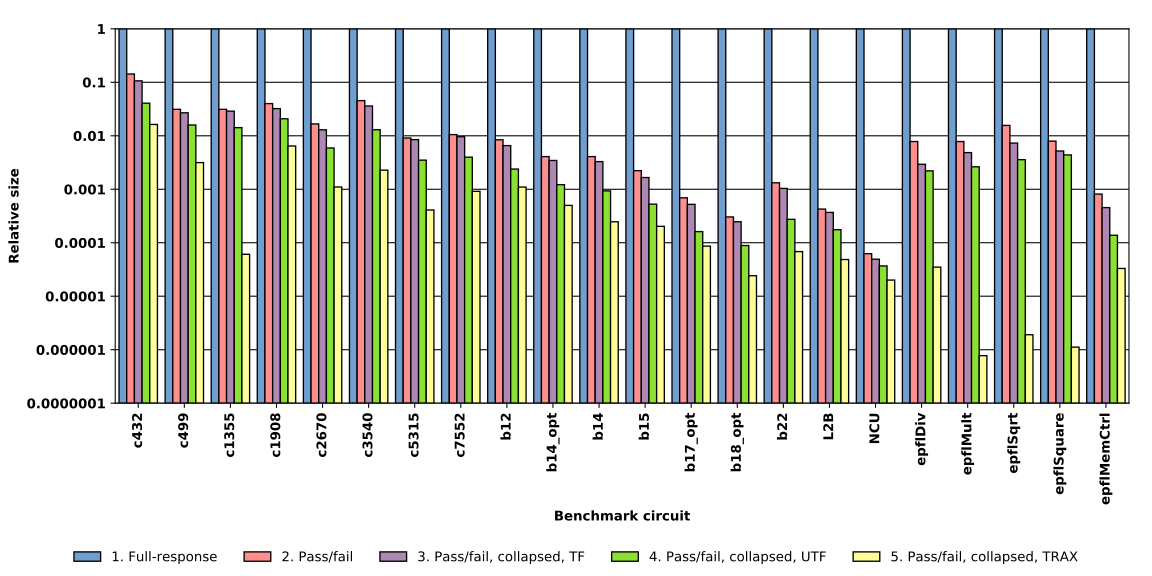

The Python source for this figure:
#!/usr/bin/env python

import numpy as np
import matplotlib
import matplotlib.pyplot as plt
import matplotlib.patches
import subprocess

# copy-paste data from spreadsheet
data = """
c432    1.000000000 0.142857143 0.106238698 0.040687161 0.016274864
c499    1.000000000 0.031250000 0.026864035 0.015899123 0.003152412
c1355   1.000000000 0.031250000 0.028878891 0.014196255 0.000060798
c1908   1.000000000 0.040000000 0.032249135 0.020761246 0.006435986
c2670   1.000000000 0.016666667 0.012925852 0.005911824 0.001102204
c3540   1.000000000 0.045454545 0.035986265 0.012953016 0.002277827
c5315   1.000000000 0.009090909 0.008474719 0.003502997 0.000409386
c7552   1.000000000 0.010526316 0.009606929 0.003970686 0.000913677
b12 1.000000000 0.008403361 0.006551773 0.002385700 0.001099380
b14_opt 1.000000000 0.004081633 0.003456831 0.001219452 0.000499231
b14 1.000000000 0.004081633 0.003287831 0.000934007 0.000246352
b15 1.000000000 0.002227171 0.001655805 0.000527446 0.000202434
b17_opt 1.000000000 0.000692521 0.000522533 0.000161452 0.000086318
b18_opt 1.000000000 0.000303767 0.000247291 0.000088780 0.000024158
b22 1.000000000 0.001321004 0.001038543 0.000274056 0.000068370
L2B 1.000000000 0.000425894 0.000369164 0.000175679 0.000048559
NCU 1.000000000 0.000062422 0.000049256 0.000036828 0.000020028
epflDiv 1.000000000 0.007812500 0.002936137 0.002204044 0.000034948
epflMult    1.000000000 0.007812500 0.004847543 0.002629355 0.000000773
epflSqrt    1.000000000 0.015625000 0.007311679 0.003572941 0.000001904
epflSquare  1.000000000 0.007936508 0.005191311 0.004380263 0.000001118
epflMemCtrl 1.000000000 0.000813008 0.000453632 0.000138034 0.000033052
"""

names = []
full_resp = []
pass_fail = []
pass_fail_tf = []
pass_fail_trax_nh = []
pass_fail_trax = []
log_fix_multiplier = 10000000
for line in data.strip().split("\n"):
    items = line.split()
    names.append(items[0])
    full_resp.append(log_fix_multiplier * float(items[1]))
    pass_fail.append(log_fix_multiplier * float(items[2]))
    pass_fail_tf.append(log_fix_multiplier * float(items[3]))
    pass_fail_trax_nh.append(log_fix_multiplier * float(items[4]))
    pass_fail_trax.append(log_fix_multiplier * float(items[5]))
N = len(names)
print "N: %d" % N

# weird log scaling to stop freaking out the set_yscale("log")
full_resp = np.log(full_resp) / np.log(log_fix_multiplier)
pass_fail = np.log(pass_fail) / np.log(log_fix_multiplier)
pass_fail_tf = np.log(pass_fail_tf) / np.log(log_fix_multiplier)
pass_fail_trax_nh = np.log(pass_fail_trax_nh) / np.log(log_fix_multiplier)
pass_fail_trax = np.log(pass_fail_trax) / np.log(log_fix_multiplier)

ind = np.arange(N) # x locations for the groups
width = (1/6.0) # width of the bars
offset = width

print "ind:", ind

blue="#709ECF"
red="#FF8F8F"
violet="#AC88B2"
green="#8AE133"
yellow="#FFFD98"
edgecolor="#000000"

fig = plt.figure(figsize=(12,6))
ax1 = fig.add_axes([0.1, 0.3, 0.88, 0.65])
ax1.set_axisbelow(True)
ax1.yaxis.grid(True, linestyle='-', which='major', color='black')
ax1.set_ylabel('Relative size', weight='bold')
ax1.set_xlabel('Benchmark circuit', weight='bold')
ax1.get_xaxis().tick_bottom()
plt.yticks((1, (6/7.0), (5/7.0), (4/7.0), (3/7.0), (2/7.0), (1/7.0), 0.0), ("1", "0.1", "0.01", "0.001", "0.0001", "0.00001", "0.000001", "0.0000001"), weight='bold')
plt.xticks(offset + ind + 2 * width, names, weight='bold')

# plot the bars
rects1 = ax1.bar(offset + ind            , full_resp,           width, edgecolor=edgecolor, color=blue)
rects2 = ax1.bar(offset + ind + 1 * width, pass_fail,           width, edgecolor=edgecolor, color=red)
rects3 = ax1.bar(offset + ind + 2 * width, pass_fail_tf,        width, edgecolor=edgecolor, color=violet)
rects4 = ax1.bar(offset + ind + 3 * width, pass_fail_trax_nh,   width, edgecolor=edgecolor, color=green)
rects5 = ax1.bar(offset + ind + 4 * width, pass_fail_trax,      width, edgecolor=edgecolor, color=yellow)

ax1.set_ylim([0.000001, 1.0])
# tweak the ends of the x-axis to give us a little padding on the left and right (so bars don't touch the plot area bounding box)
ax1.set_xlim([0.0, N])

ax1.set_xticklabels(ax1.xaxis.get_majorticklabels(), rotation=90)

plt.figlegend(
        (matplotlib.patches.Patch(fc=blue, edgecolor=edgecolor), matplotlib.patches.Patch(fc=red, edgecolor=edgecolor), matplotlib.patches.Patch(fc=violet, edgecolor=edgecolor), matplotlib.patches.Patch(fc=green, edgecolor=edgecolor), matplotlib.patches.Patch(fc=yellow, edgecolor=edgecolor)),
        ("1. Full-response", "2. Pass/fail", "3. Pass/fail, collapsed, TF", "4. Pass/fail, collapsed, UTF", "5. Pass/fail, collapsed, TRAX"),
        loc='lower center',
        ncol=5,
        frameon=False,
    )

# save as svg
plt.savefig("fig_dictionary_histogram.svg", transparent=True)

make_png = False
if make_png:
    # Rendering to PDF happens as part of the paper build script, but in case you want to do this standalone:
    subprocess.call(["inkscape", "-z", "-e", "fig_dictionary_histogram.png", "-D", "-f", "fig_dictionary_histogram.svg", "-w", "2000", "-y", "1"])

    # open png file
    subprocess.call(["xdg-open", "fig_dictionary_histogram.png"])



